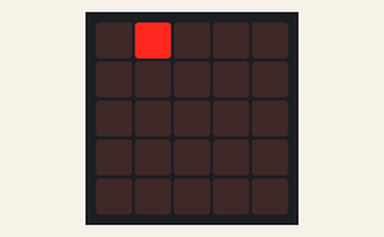
The program below on a simulated BBC micro:bit (MakeCode). Parts: the board's 5×5 LED display. Random numbers come from a fixed seed.

Above: at 0.1 s.
At 4.96 s:
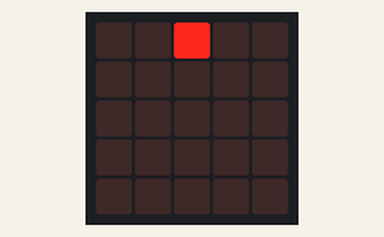
At 10.02 s:
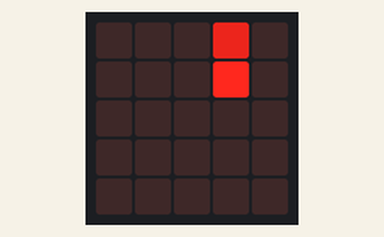
At 19.94 s:
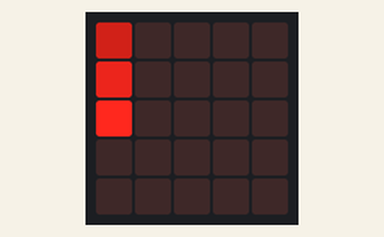
At 29.87 s:
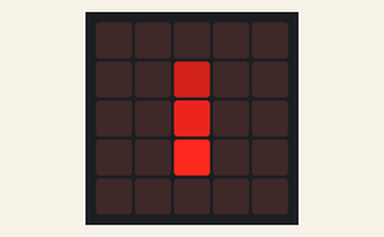
At 39.79 s:
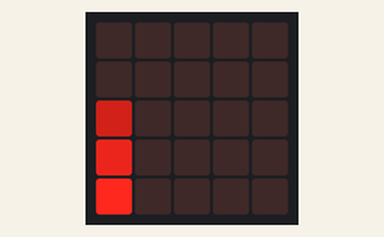

The program:

main.ts
```typescript
let x = 0
let y = 0
basic.forever(function () {
    x = randint(0, 4)
    y = 0
    while (y <= 7) {
        led.plot(x, y)
        basic.pause(200)
        y += 1
        led.plotBrightness(x, y - 1, 193)
        led.plotBrightness(x, y - 2, 121)
        led.unplot(x, y - 3)
    }
})
```

test.ts
```typescript
// les tests vont ici ; cela ne sera pas compilé si ce paquet est utilisé en tant qu'extension.
```
